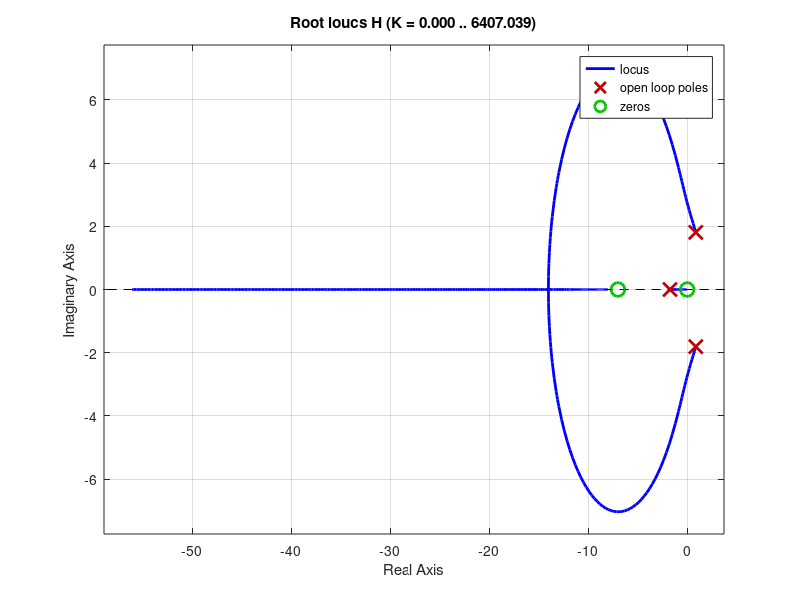

The MATLAB source for this figure:

% Problema 2
% Subpunctul b):
% R2 - variabil , R1 = 10[kOhm], C = 100[microF];

H = tf([0.01 0.07 0],[1 0 1 7]);
rlocus(H);

% K = R2;
% Sistemul este instabil!